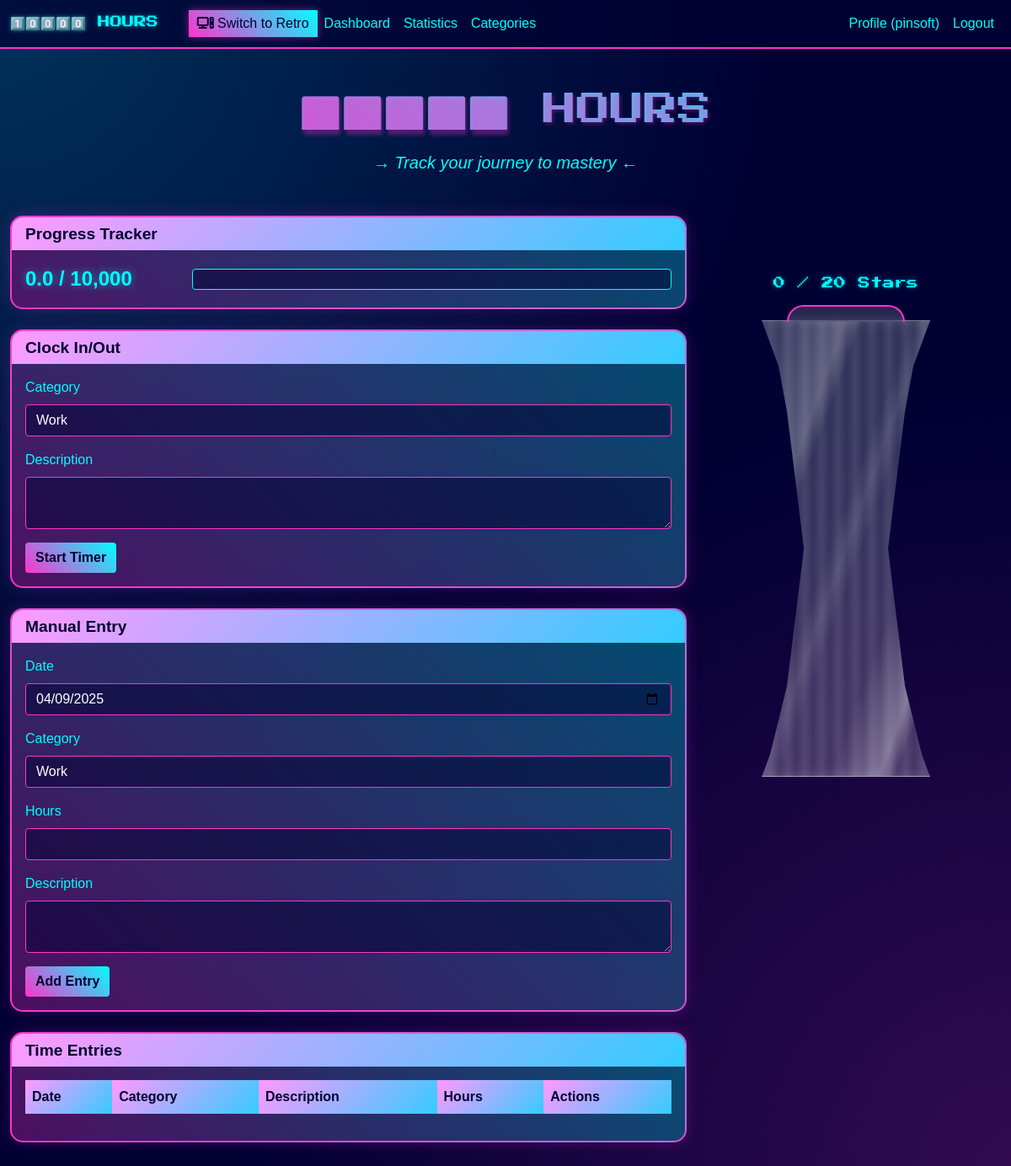
/dashboard (signed in), run on an earlier commit of the app's database.
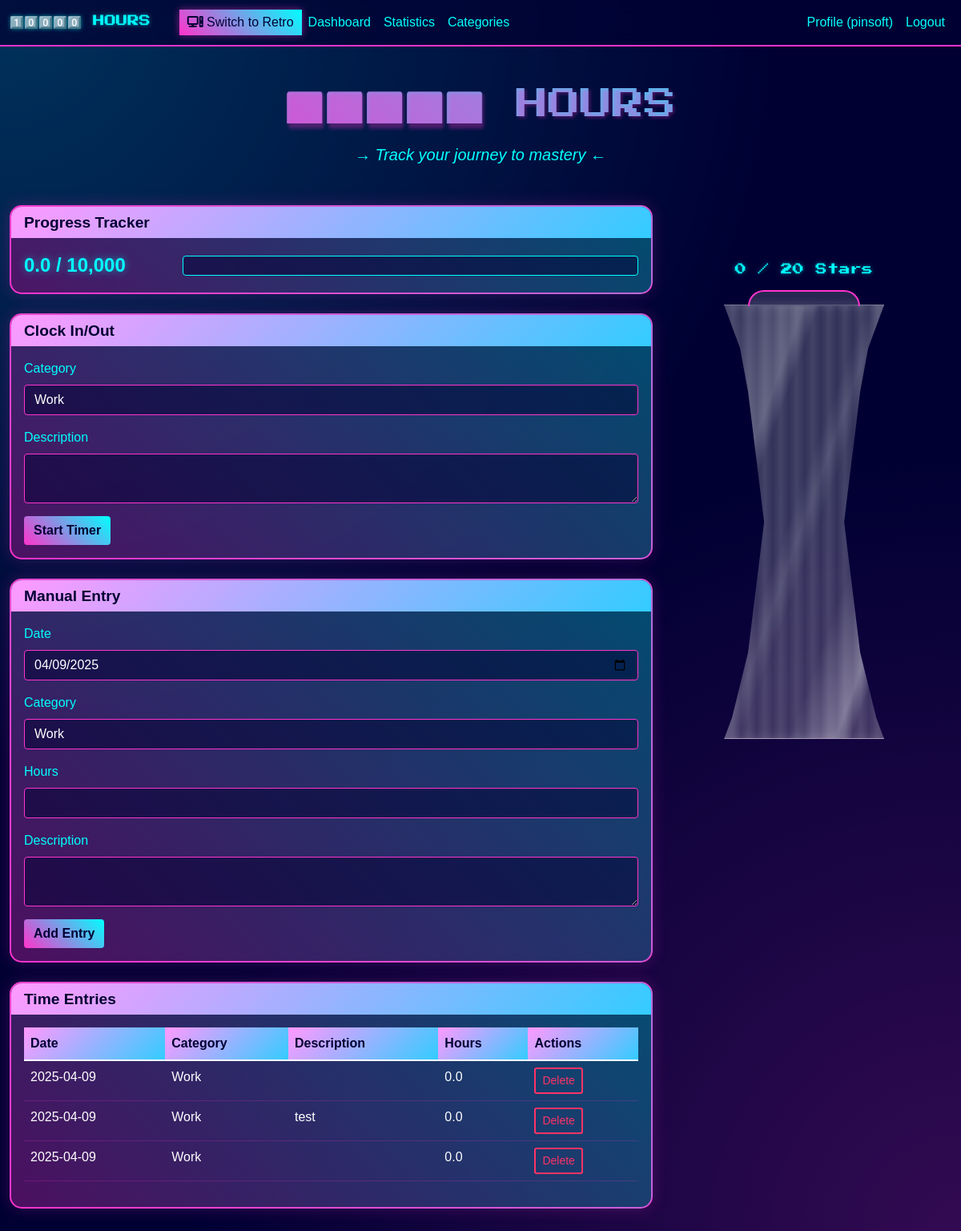
And on a later commit of the database.
### app.py (models this page shows, shortened)
class User(UserMixin, db.Model):
    id = db.Column(db.Integer, primary_key=True)
    username = db.Column(db.String(80), unique=True, nullable=False)
    email = db.Column(db.String(120), unique=True, nullable=False)
    password_hash = db.Column(db.String(128), nullable=False)
    date_joined = db.Column(db.DateTime, default=datetime.utcnow)
    categories = db.relationship('Category', backref='user', lazy=True)
    entries = db.relationship('TimeEntry', backref='user', lazy=True)

class TimeEntry(db.Model):
    id = db.Column(db.Integer, primary_key=True)
    date = db.Column(db.Date, nullable=False, default=datetime.utcnow)
    clock_in = db.Column(db.DateTime)
    clock_out = db.Column(db.DateTime)
    manual_hours = db.Column(db.Float)
    description = db.Column(db.Text)
    category_id = db.Column(db.Integer, db.ForeignKey('category.id'), nullable=False)
    user_id = db.Column(db.Integer, db.ForeignKey('user.id'), nullable=False)

class Category(db.Model):
    id = db.Column(db.Integer, primary_key=True)
    name = db.Column(db.String(50), nullable=False)
    user_id = db.Column(db.Integer, db.ForeignKey('user.id'), nullable=False)
    entries = db.relationship('TimeEntry', backref='category', lazy=True)

### app.py (the view)
@app.route('/dashboard')
@login_required
def dashboard():
    categories = Category.query.filter_by(user_id=current_user.id).all()
    entries = TimeEntry.query.filter_by(user_id=current_user.id).order_by(TimeEntry.date.desc()).all()
    total_hours = 0
    for entry in entries:
        if entry.manual_hours:
            total_hours += entry.manual_hours
        elif entry.clock_in and entry.clock_out:
            duration = entry.clock_out - entry.clock_in
            total_hours += duration.total_seconds() / 3600
    return render_template('dashboard.html',
                          categories=categories,
                          entries=entries,
                          total_hours=total_hours)

### app.py (called while the page is built)
@login_manager.user_loader
def load_user(user_id):
    return User.query.get(int(user_id))

def url_for_with_subpath(*args, **kwargs):
    if IS_PRODUCTION:
        return SUBPATH + url_for(*args, **kwargs)
    return url_for(*args, **kwargs)

@app.context_processor
def inject_today():
    return {'today': datetime.now().strftime('%Y-%m-%d')}

@app.context_processor
def inject_subpath():
    return {'subpath': SUBPATH}

### templates/dashboard.html (shortened to what this page needs)
{% extends "base.html" %}
{% block content %}
<h1 class="text-center mb-4">1️⃣0️⃣0️⃣0️⃣0️⃣ HOURS</h1>
<p class="lead text-center mb-5">→ Track your journey to mastery ←</p>
<div class="main-container">
    <div class="bottle-sidebar">
        <div id="bottle-container">
            <div class="stars-collected">
                <span>{{ ((total_hours / 10000 * 100) / 5)|int }} / 20 Stars</span>
            </div>
            <div class="vase">
                <div class="vase-lip"></div>
                <div class="vase-body {% if (total_hours / 10000 * 100) >= 100 %}complete{% endif %}">
                    <div class="vase-reflection"></div>
                    {% set percent_height = (total_hours / 10000 * 100)|round(1) %}
                    {% if percent_height > 100 %}
                        {% set percent_height = 100 %}
                    {% endif %}
                            {% set num_stars = ((total_hours / 10000 * 100) / 5)|int %}
                            {% if num_stars > 20 %}
                                {% set num_stars = 20 %}
                            {% endif %}
                </div>
            </div>
        </div>
    </div>
    <div class="content-main">
        <div class="card cyber-border mb-4">
            <div class="card-header">
                <h4>Progress Tracker</h4>
            </div>
            <div class="card-body">
                <div class="row align-items-center">
                    <div class="col-md-3">
                        <span class="total-hours">
                            {{ "%.1f"|format(total_hours) }} / 10,000
                        </span>
                    </div>
                    <div class="col-md-9">
                        <div class="progress">
                        </div>
                    </div>
                </div>
            </div>
        </div>
        <div class="card cyber-border mb-4">
            <div class="card-header">
                <h4>Clock In/Out</h4>
            </div>
            <div class="card-body">
                <form id="timerForm">
                    <div class="mb-3">
                        <label for="timer-category" class="form-label">Category</label>
                        <select class="form-select" id="timer-category" name="category_id" required>
                            {% for category in categories %}
                            <option value="{{ category.id }}">{{ category.name }}</option>
                            {% endfor %}
                        </select>
                    </div>
                    <div class="mb-3">
                        <label for="timer-description" class="form-label">Description</label>
                        <textarea class="form-control" id="timer-description" name="description" rows="2"></textarea>
                    </div>
                    <button type="button" id="toggleTimer" class="btn btn-primary">Start Timer</button>
                </form>
            </div>
        </div>
        <div class="card cyber-border mb-4">
            <div class="card-header">
                <h4>Manual Entry</h4>
            </div>
            <div class="card-body">
                <form action="{{ url_for_with_subpath('manual_entry') }}" method="POST">
                    <div class="mb-3">
                        <label for="manual-date" class="form-label">Date</label>
                        <input type="date" class="form-control" id="manual-date" name="date" required>
                    </div>
                    <div class="mb-3">
                        <label for="manual-category" class="form-label">Category</label>
                        <select class="form-select" id="manual-category" name="category_id" required>
                            {% for category in categories %}
                            <option value="{{ category.id }}">{{ category.name }}</option>
                            {% endfor %}
                        </select>
                    </div>
                    <div class="mb-3">
                        <label for="manual-hours" class="form-label">Hours</label>
                        <input type="number" class="form-control" id="manual-hours" name="hours" step="0.25" min="0.25" required>
                    </div>
                    <div class="mb-3">
                        <label for="manual-description" class="form-label">Description</label>
                        <textarea class="form-control" id="manual-description" name="description" rows="2"></textarea>
                    </div>
                    <button type="submit" class="btn btn-primary">Add Entry</button>
                </form>
            </div>
        </div>
        <div class="card cyber-border">
            <div class="card-header">
                <h4>Time Entries</h4>
            </div>
            <div class="card-body">
                <table class="table">
                    <thead>
                        <tr>
                            <th>Date</th>
                            <th>Category</th>
                            <th>Description</th>
                            <th>Hours</th>
                            <th>Actions</th>
                        </tr>
                    </thead>
                    <tbody>
                        {% for entry in entries %}
                        <tr>
                            <td>{{ entry.date.strftime('%Y-%m-%d') }}</td>
                            <td>{{ entry.category.name }}</td>
                            <td>{{ entry.description }}</td>
                            <td>
                                {% if entry.manual_hours %}
                                    {{ entry.manual_hours }}
                                {% elif entry.clock_in and entry.clock_out %}
                                    {{ ((entry.clock_out - entry.clock_in).total_seconds() / 3600)|round(2) }}
                                {% elif entry.clock_in %}
                                    In progress...
                                {% endif %}
                            </td>
                            <td>
                                {% if entry.clock_in and not entry.clock_out %}
                                <form action="{{ url_for_with_subpath('stop_timer', entry_id=entry.id) }}" method="POST" class="d-inline">
                                    <button type="submit" class="btn btn-sm btn-danger">Stop</button>
                                </form>
                                {% else %}
                                <form action="{{ url_for_with_subpath('delete_entry', entry_id=entry.id) }}" method="POST" class="d-inline" onsubmit="return confirm('Are you sure?')">
                                    <button type="submit" class="btn btn-sm btn-outline-danger">Delete</button>
                                </form>
                                {% endif %}
                            </td>
                        </tr>
                        {% endfor %}
                    </tbody>
                </table>
            </div>
        </div>
    </div>
</div>
{% endblock %}

### templates/base.html (shortened to what this page needs)
<!DOCTYPE html>
<html lang="en">
<head>
    <link href="https://cdn.jsdelivr.net/npm/bootstrap@5.1.3/dist/css/bootstrap.min.css" rel="stylesheet">
    <link href="https://cdnjs.cloudflare.com/ajax/libs/font-awesome/6.4.0/css/all.min.css" rel="stylesheet">
    <link rel="stylesheet" href="{{ url_for('static', filename='css/style.css') }}">
</head>
<body class="theme-cyber">
    <nav class="navbar navbar-expand-lg navbar-dark">
        <div class="container">
            <div class="theme-toggle-container">
                <a class="navbar-brand" href="/">1️⃣0️⃣0️⃣0️⃣0️⃣ HOURS</a>
                <button id="theme-toggle" class="theme-toggle">
                    <i id="theme-toggle-icon" class="fas fa-computer"></i>
                    <span id="theme-toggle-text">Switch to Retro</span>
                </button>
            </div>
            <div class="collapse navbar-collapse" id="navbarNav">
                <ul class="navbar-nav">
                    {% if current_user.is_authenticated %}
                    <li class="nav-item">
                        <a class="nav-link" href="{{ url_for_with_subpath('dashboard') }}">Dashboard</a>
                    </li>
                    <li class="nav-item">
                        <a class="nav-link" href="{{ url_for_with_subpath('stats') }}">Statistics</a>
                    </li>
                    <li class="nav-item">
                        <a class="nav-link" href="{{ url_for_with_subpath('manage_categories') }}">Categories</a>
                    </li>
                    {% endif %}
                </ul>
                <ul class="navbar-nav ms-auto">
                    {% if current_user.is_authenticated %}
                    <li class="nav-item">
                        <a class="nav-link" href="{{ url_for_with_subpath('profile') }}">Profile ({{ current_user.username }})</a>
                    </li>
                    <li class="nav-item">
                        <a class="nav-link" href="{{ url_for_with_subpath('logout') }}">Logout</a>
                    </li>
                    {% endif %}
                </ul>
            </div>
        </div>
    </nav>
    <div class="container mt-5">
        {% block content %}{% endblock %}
    </div>
</body>
</html>

What changed in the data, as far as the page shows it:
added TimeEntry: date "2025-04-09", category.name "Work", clock_out+clock_in "0.0"
added TimeEntry: date "2025-04-09", category.name "Work", description "test", clock_out+clock_in "0.0"
added TimeEntry: date "2025-04-09", category.name "Work", clock_out+clock_in "0.0"
